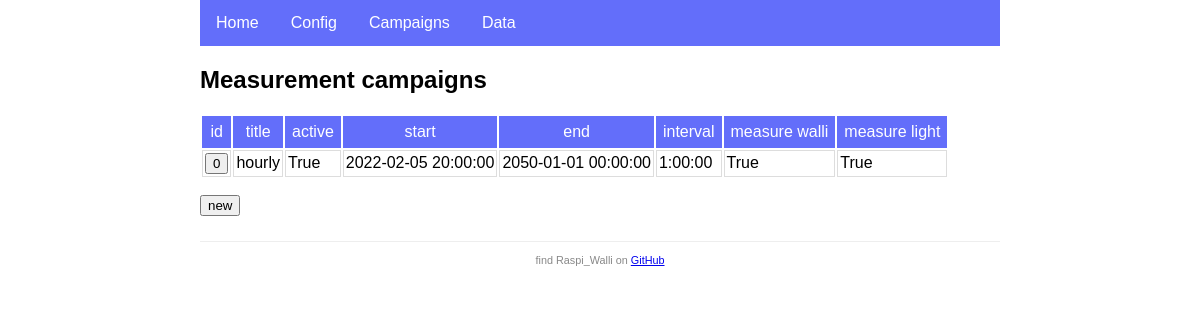
Page /campaigns/ on the earlier database version.
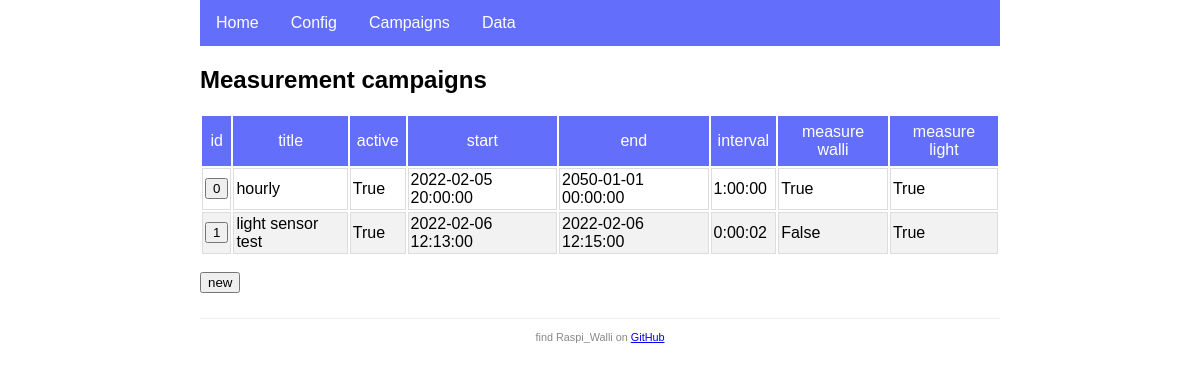
Same page on the later database version.
### app.py (models this page shows, shortened)
class Campaign(db.Model):
    id = db.Column(db.Integer, primary_key=True)
    title = db.Column(db.String(120), nullable=False)
    is_active = db.Column(db.Boolean, default=True)
    start = db.Column(db.DateTime, nullable=False)
    end = db.Column(db.DateTime, nullable=False)
    previous = db.Column(db.DateTime)
    interval = db.Column(db.Interval, nullable=False)
    measure_walli = db.Column(db.Boolean, default=True)
    measure_light = db.Column(db.Boolean, default=True)
    walli_stats = db.relationship('WalliStat', backref='campaign', lazy=True, cascade="all, delete")
    lux_values = db.relationship('LuxValue', backref='campaign', lazy=True, cascade="all, delete")

### app.py (the view)
@app.route('/campaigns/')
def campaigns():
    campaigns = db.session.query(Campaign).all()
    return render_template('campaigns.html', campaigns=campaigns)

### templates/campaigns.html
{% extends 'base.html' %}
{% block content %}
<h2>Measurement campaigns</h2>
<table>
    <thead>
        <tr>
            <th>id</th>
            <th>title</th>
            <th>active</th>
            <th>start</th>
            <th>end</th>
            <th>interval</th>
            <th>measure walli</th>
            <th>measure light</th>
        </tr>
    </thead>
    <tbody>
        {% for cpn in campaigns %}
        <tr>
            <td>
                <a href="edit/{{cpn.id}}/" title="click to edit campaign {{cpn.id}}">
                    <button type="button">{{cpn.id}}</button>
                </a>
            </td>
            <td>{{cpn.title}}</td>
            <td>{{cpn.is_active}}</td>
            <td>{{cpn.start}}</td>
            <td>{{cpn.end}}</td>
            <td>{{cpn.interval}}</td>
            <td>{{cpn.measure_walli}}</td>
            <td>{{cpn.measure_light}}</td>
        </tr>
        {% endfor %}
    </tbody>
</table>
<p>
    <a href="edit">
        <button type="button" title="create a new campaign">new</button>
    </a>
</p>
{% endblock %}

### templates/base.html (shortened to what this page needs)
<!DOCTYPE html>
<html>
<head>
    <link rel="stylesheet" type="text/css" href="{{ url_for('static', filename='style.css' ) }}">
</head>
<body>
<nav>
    <ul>
        <li><a href="{{ url_for('home') }}">Home</a></li>
        <li><a href="{{ url_for('config') }}">Config</a></li>
        <li><a href="{{ url_for('campaigns') }}">Campaigns</a></li>
        <li><a href="{{ url_for('data') }}">Data</a></li>
    </ul>
</nav>
<main>
    {% block content %}{% endblock %}
</main>
<footer>
    <small> find Raspi_Walli on
        <a href="https://github.com/munich-ml/raspi_walli/">GitHub</a>
    </small>
</footer>
</body>
</html>

### static/style.css (style rules this page uses)
* { font-family: Arial, Helvetica, sans-serif; }
body { margin: auto; width: 800px; }
nav ul { list-style-type: none; margin: 0; padding: 0; overflow: hidden; background-color: rgb(99, 110, 250); }
nav li { float: left; }
nav li a { display: block; color: white; text-align: center; padding: 14px 16px; text-decoration: none; }
main { padding: 0; }
footer { font-size: 13px; color: #888; border-top: 1px solid #eee; margin-top: 25px; text-align: center; padding: 10px; }
th { border: 0px; padding: 7px; font-weight: normal; text-align: center; color: white; background-color: rgb(99, 110, 250); }
td { border: 1px solid #ddd; padding: 2px; text-align: left; }
tr:nth-child(even) { background-color: #f2f2f2; }

Differences in the rows shown:
added Campaign: id "1", title "light sensor test", is_active "True", start "2022-02-06 12:13:00", end "2022-02-06 12:15:00", interval "0:00:02", measure_walli "False", measure_light "True"
